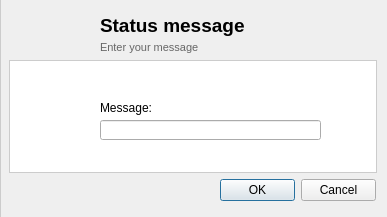
<?xml version="1.0" encoding="UTF-8"?>
<ui version="4.0">
 <class>StatusMessage</class>
 <widget class="QDialog" name="StatusMessage">
  <property name="geometry">
   <rect>
    <x>0</x>
    <y>0</y>
    <width>387</width>
    <height>217</height>
   </rect>
  </property>
  <property name="sizePolicy">
   <sizepolicy hsizetype="Fixed" vsizetype="Fixed">
    <horstretch>0</horstretch>
    <verstretch>0</verstretch>
   </sizepolicy>
  </property>
  <property name="minimumSize">
   <size>
    <width>387</width>
    <height>217</height>
   </size>
  </property>
  <property name="maximumSize">
   <size>
    <width>387</width>
    <height>217</height>
   </size>
  </property>
  <property name="windowTitle">
   <string>Status message</string>
  </property>
  <property name="windowIcon">
   <iconset resource="../images.qrc">
    <normaloff>:/images/logo/logo_16.png</normaloff>:/images/logo/logo_16.png</iconset>
  </property>
  <widget class="QFrame" name="frame">
   <property name="geometry">
    <rect>
     <x>9</x>
     <y>60</y>
     <width>368</width>
     <height>113</height>
    </rect>
   </property>
   <property name="styleSheet">
    <string notr="true">QFrame#frame{background: white;
border: 1px solid #CCCCCC;}
</string>
   </property>
   <widget class="QLabel" name="label_4">
    <property name="geometry">
     <rect>
      <x>91</x>
      <y>40</y>
      <width>261</width>
      <height>16</height>
     </rect>
    </property>
    <property name="text">
     <string>Message:</string>
    </property>
   </widget>
   <widget class="QLineEdit" name="txt_StatusMessage">
    <property name="geometry">
     <rect>
      <x>91</x>
      <y>60</y>
      <width>221</width>
      <height>20</height>
     </rect>
    </property>
   </widget>
  </widget>
  <widget class="QLabel" name="label_3">
   <property name="geometry">
    <rect>
     <x>100</x>
     <y>10</y>
     <width>281</width>
     <height>31</height>
    </rect>
   </property>
   <property name="text">
    <string>&lt;!DOCTYPE HTML PUBLIC &quot;-//W3C//DTD HTML 4.0//EN&quot; &quot;http://www.w3.org/TR/REC-html40/strict.dtd&quot;&gt;
&lt;html&gt;&lt;head&gt;&lt;meta name=&quot;qrichtext&quot; content=&quot;1&quot; /&gt;&lt;style type=&quot;text/css&quot;&gt;
p, li { white-space: pre-wrap; }
&lt;/style&gt;&lt;/head&gt;&lt;body style=&quot; font-family:'MS Shell Dlg 2'; font-size:8.25pt; font-weight:400; font-style:normal;&quot;&gt;
&lt;p style=&quot; margin-top:0px; margin-bottom:0px; margin-left:0px; margin-right:0px; -qt-block-indent:0; text-indent:0px;&quot;&gt;&lt;span style=&quot; font-size:14pt; font-weight:600;&quot;&gt;Status message&lt;/span&gt;&lt;/p&gt;&lt;/body&gt;&lt;/html&gt;</string>
   </property>
  </widget>
  <widget class="QLabel" name="label_2">
   <property name="geometry">
    <rect>
     <x>100</x>
     <y>40</y>
     <width>271</width>
     <height>16</height>
    </rect>
   </property>
   <property name="text">
    <string>&lt;!DOCTYPE HTML PUBLIC &quot;-//W3C//DTD HTML 4.0//EN&quot; &quot;http://www.w3.org/TR/REC-html40/strict.dtd&quot;&gt;
&lt;html&gt;&lt;head&gt;&lt;meta name=&quot;qrichtext&quot; content=&quot;1&quot; /&gt;&lt;style type=&quot;text/css&quot;&gt;
p, li { white-space: pre-wrap; }
&lt;/style&gt;&lt;/head&gt;&lt;body style=&quot; font-family:'MS Shell Dlg 2'; font-size:8.25pt; font-weight:400; font-style:normal;&quot;&gt;
&lt;p style=&quot; margin-top:0px; margin-bottom:0px; margin-left:0px; margin-right:0px; -qt-block-indent:0; text-indent:0px;&quot;&gt;&lt;span style=&quot; font-size:8pt; color:#666666;&quot;&gt;Enter your message&lt;/span&gt;&lt;/p&gt;&lt;/body&gt;&lt;/html&gt;</string>
   </property>
  </widget>
  <widget class="QLabel" name="label">
   <property name="geometry">
    <rect>
     <x>20</x>
     <y>20</y>
     <width>64</width>
     <height>64</height>
    </rect>
   </property>
   <property name="maximumSize">
    <size>
     <width>64</width>
     <height>64</height>
    </size>
   </property>
   <property name="text">
    <string/>
   </property>
   <property name="pixmap">
    <pixmap resource="../images.qrc">:/images/user/personal64.png</pixmap>
   </property>
  </widget>
  <widget class="QFrame" name="frame_2">
   <property name="geometry">
    <rect>
     <x>0</x>
     <y>-1</y>
     <width>391</width>
     <height>241</height>
    </rect>
   </property>
   <property name="styleSheet">
    <string notr="true">QFrame#frame_2{ 
background-color: qlineargradient(x1:0, y1:0, x2:0, y2:1,
stop:0 #FEFEFE, stop:1 #E8E8E8);

border: 1px solid #CCCCCC;}
</string>
   </property>
   <property name="frameShape">
    <enum>QFrame::StyledPanel</enum>
   </property>
   <property name="frameShadow">
    <enum>QFrame::Raised</enum>
   </property>
   <widget class="QDialogButtonBox" name="buttonBox">
    <property name="geometry">
     <rect>
      <x>220</x>
      <y>180</y>
      <width>156</width>
      <height>23</height>
     </rect>
    </property>
    <property name="standardButtons">
     <set>QDialogButtonBox::Cancel|QDialogButtonBox::Ok</set>
    </property>
   </widget>
  </widget>
  <zorder>frame_2</zorder>
  <zorder>frame</zorder>
  <zorder>label_3</zorder>
  <zorder>label_2</zorder>
  <zorder>label</zorder>
 </widget>
 <resources>
  <include location="../images.qrc"/>
  <include location="../images.qrc"/>
 </resources>
 <connections/>
</ui>
